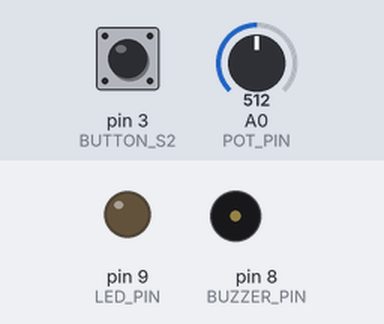
Bench run of a sketch on a simulated Arduino Uno, built with avr-gcc and run on an emulated ATmega328P. Shown: output pins drawn as LEDs (lit = HIGH), buzzer (waves = sounding). The inputs (shaded band) are chosen by the test bench; at power-on: pin 3 (BUTTON_S2) HIGH, A0 (POT_PIN) = 512.

Above: at 1.2 s.
1.3 s: pin 3 (BUTTON_S2) pulled LOW for 0.15 s
At 1.38 s:
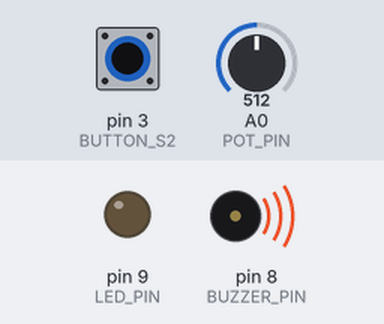
2.9 s: pin 3 (BUTTON_S2) pulled LOW for 3.2 s
At 7.1 s:
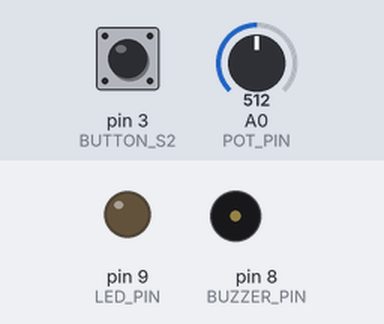
Timing chart, 0 to 8.6 s (numbered marks = the images above; inputs shaded):
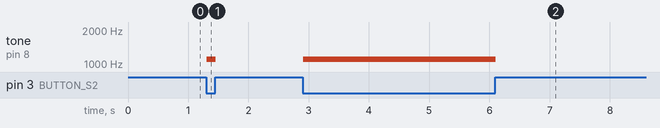

The sketch:

PotentiometerController.ino
```cpp
#define STUDENT_ID  402107271

#define POT_PIN     A0
#define BUTTON_S2   3
#define BUZZER_PIN  8
#define LED_PIN     9

int threshold = 0;
const int MAX_POT = 1023;

void setup() {
  pinMode(BUTTON_S2, INPUT_PULLUP);
  pinMode(LED_PIN, OUTPUT);
  pinMode(BUZZER_PIN, OUTPUT);

  long lastTwoDigits = STUDENT_ID % 100;

  threshold = (lastTwoDigits * MAX_POT) / 100;

  digitalWrite(LED_PIN, LOW);
  noTone(BUZZER_PIN);
}

void loop() {
  int potValue = analogRead(POT_PIN);
  bool buttonPressed = (digitalRead(BUTTON_S2) == LOW);

  if (buttonPressed) {
    int frequency = map(potValue, 0, MAX_POT, 200, 2000);

    if (potValue > threshold) {
      digitalWrite(LED_PIN, HIGH);
      tone(BUZZER_PIN, frequency + 500);
      delay(100);
      noTone(BUZZER_PIN);
      delay(50);
    }
    else {
      digitalWrite(LED_PIN, LOW);
      tone(BUZZER_PIN, frequency);
    }
  }
  else {
    digitalWrite(LED_PIN, LOW);
    noTone(BUZZER_PIN);
  }

  delay(10);
}
```

Measured:
- after the input at 1.3 s, tone on pin 8 (BUZZER_PIN): silent → 1100 Hz at once, → silent 0.15 s later
- after the input at 2.9 s, tone on pin 8 (BUZZER_PIN): silent → 1100 Hz at once, → silent 3.2 s later
